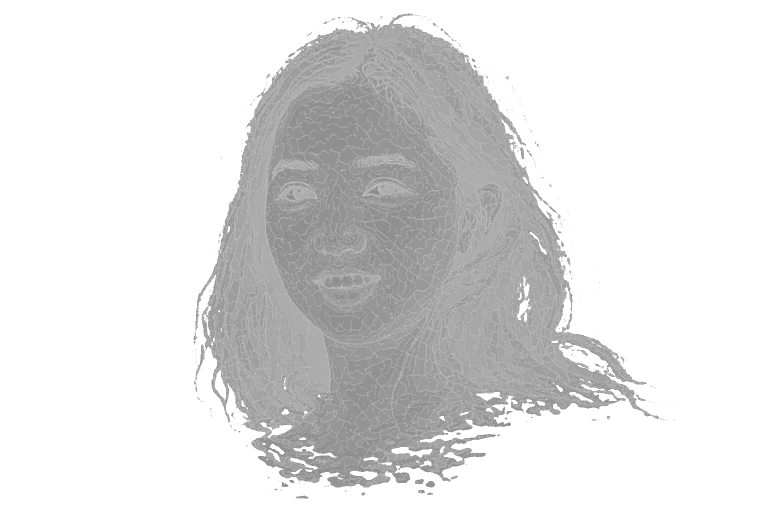
#> input picture map-generator/assets/maps/julie/image.png, 1536 x 1024 px (shown at 1/2 size); its folder holds only this picture in this run
$ python face_to_map.py assets/maps/julie/image.png assets/maps/julie/julie1.webp assets/maps/julie/julie2.png
#> lines starting #> are read from the running program, lines starting #| are printed output that depends on the picture
#!/usr/bin/env python3
"""
Convert a face photo into an OpenFront map!

Usage:
    python face_to_map.py input_photo.jpg map_name

Example:
    python face_to_map.py girlfriend.jpg girlfriendland

This will create:
    assets/maps/girlfriendland/image.png
    assets/maps/girlfriendland/info.json

Then run: go run . --maps=girlfriendland
"""

import sys
import os
import json

try:
    from PIL import Image, ImageFilter, ImageOps, ImageEnhance
except ImportError:
    print("PIL not found. Install with: pip install Pillow")
    sys.exit(1)


def face_to_terrain(input_path: str, map_name: str, invert: bool = True):
    """
    Convert a face photo to terrain map.

    Args:
        input_path: Path to the input image (jpg, png, etc.)
        map_name: Name for the map (lowercase, no spaces)
        invert: If True, dark areas become mountains (recommended for faces)
    """
#> called with input_path = 'assets/maps/julie/image.png', map_name = 'assets/maps/julie/julie1.webp', invert = True

    # Load and convert to grayscale
    print(f"Loading {input_path}...")
    img = Image.open(input_path).convert('L')
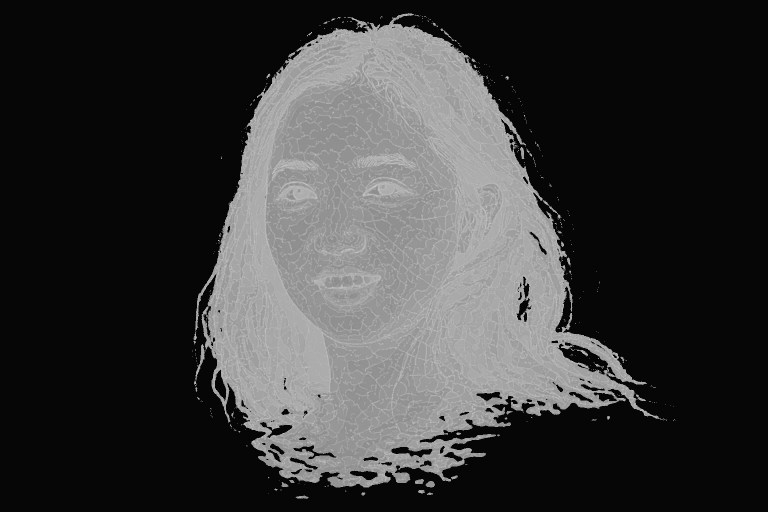
#> img: PIL image 1536x1024 L (shown at 1/2 size); min 6, max 200, mean 56.9

    # Resize to reasonable map dimensions
    target_width = 1600
    aspect = img.height / img.width
#> aspect = 0.667
    target_height = int(target_width * aspect)
#> target_height = 1066

    # Ensure dimensions are multiples of 4
    target_width = target_width - (target_width % 4)
    target_height = target_height - (target_height % 4)
#> target_height = 1064

    img = img.resize((target_width, target_height), Image.Resampling.LANCZOS)
#> img: PIL image 1600x1064 L
    print(f"Resized to {target_width}x{target_height}")
#| Resized to 1600x1064

    # Enhance contrast for better terrain definition
    enhancer = ImageEnhance.Contrast(img)
    img = enhancer.enhance(1.5)
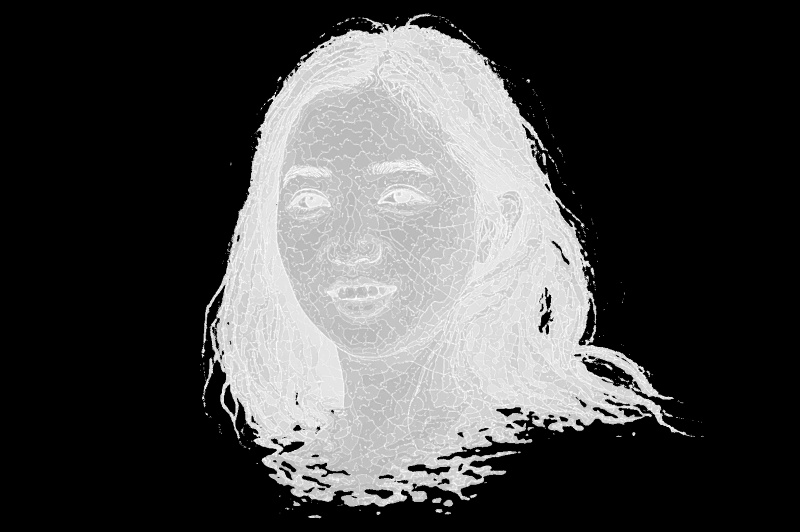
#> img: PIL image 1600x1064 L (shown at 1/2 size); min 0, max 255, mean 69.9

    # Invert if requested (makes dark features into mountains)
    if invert:
        img = ImageOps.invert(img)
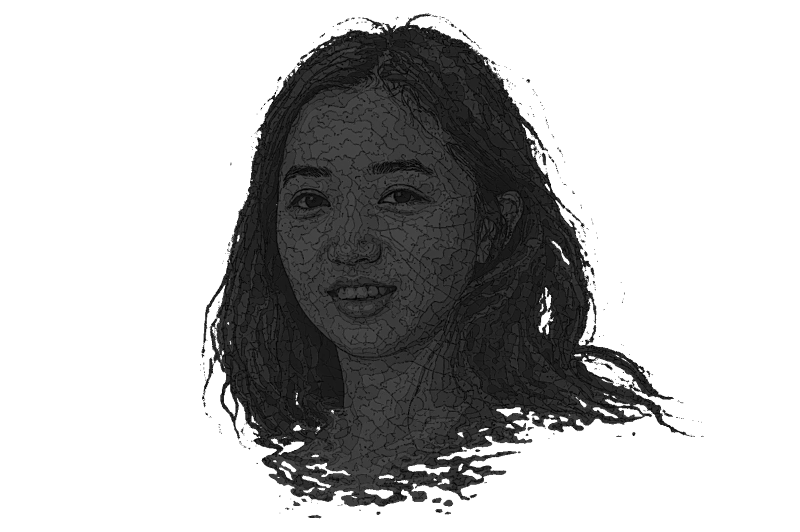
#> img: PIL image 1600x1064 L (shown at 1/2 size); min 0, max 255, mean 185.1
        print("Inverted image (dark→mountains, light→valleys)")

    # Apply slight blur to smooth terrain
    img = img.filter(ImageFilter.GaussianBlur(radius=1))

    # Map grayscale values to terrain range (140-200 for land)
    # Values below 100 become water
    print("Converting to terrain values...")
    pixels = img.load()

    # Create RGB image for output
    output = Image.new('RGB', (target_width, target_height))
#> output: PIL image 1600x1064 RGB; every value is 0
    out_pixels = output.load()

    water_threshold = 80  # Below this becomes water

    for x in range(target_width):
        for y in range(target_height):
            gray = pixels[x, y]

            if gray < water_threshold:
                # Water - use the magic water color
                out_pixels[x, y] = (106, 106, 106)
            else:
                # Land - map remaining range to 140-200
                # gray is now 80-255, map to 140-200
                terrain_value = int(140 + (gray - water_threshold) * 60 / (255 - water_threshold))
                terrain_value = max(140, min(200, terrain_value))
                out_pixels[x, y] = (terrain_value, terrain_value, terrain_value)

    # Create water border around the edges
    print("Adding ocean border...")
    border_width = 30
    for x in range(target_width):
        for y in range(target_height):
            # Distance from edge
            dist_from_edge = min(x, y, target_width - x - 1, target_height - y - 1)
            if dist_from_edge < border_width:
                # Fade to water near edges
                fade = dist_from_edge / border_width
                if fade < 0.5:
                    out_pixels[x, y] = (106, 106, 106)  # Water

    # Create output directory
    output_dir = f"assets/maps/{map_name}"
    os.makedirs(output_dir, exist_ok=True)

    # Save the image
    output_path = f"{output_dir}/image.png"
    output.save(output_path)
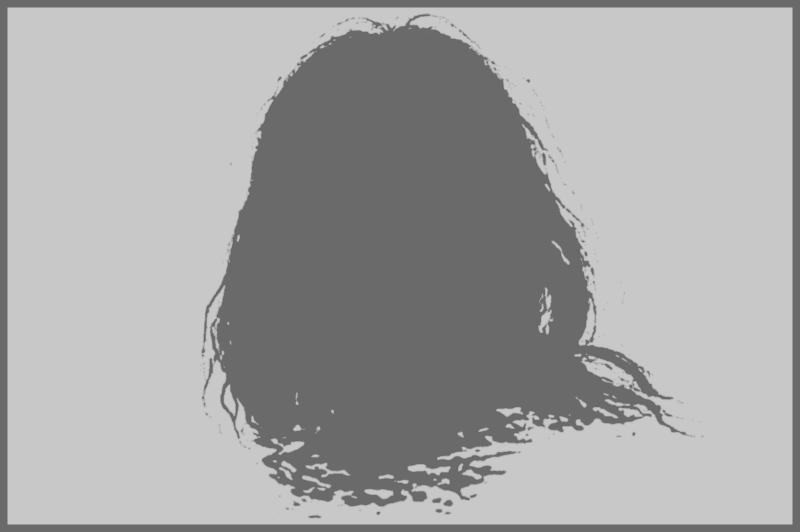
#> saved as image.png: PIL image 1600x1064 RGB (shown at 1/2 size); min 106, max 200, mean 164.9
    print(f"Saved terrain image to {output_path}")

    # Create info.json with spawn points around the face
    # Place nations at strategic points
    info = {
        "name": map_name.title().replace('_', ''),
        "nations": [
            {"coordinates": [target_width//4, target_height//4], "name": "Northern Territory", "flag": "lesswrong"},
            {"coordinates": [3*target_width//4, target_height//4], "name": "Eastern Collective", "flag": "miri"},
            {"coordinates": [target_width//2, target_height//2], "name": "Central Domain", "flag": "anthropic"},
            {"coordinates": [target_width//4, 3*target_height//4], "name": "Western Alliance", "flag": "openai"},
            {"coordinates": [3*target_width//4, 3*target_height//4], "name": "Southern Federation", "flag": "deepmind"},
            {"coordinates": [target_width//2, target_height//4], "name": "Upper Council", "flag": "acx"},
            {"coordinates": [target_width//2, 3*target_height//4], "name": "Lower Assembly", "flag": "ea"},
        ]
    }

    info_path = f"{output_dir}/info.json"
    with open(info_path, 'w') as f:
        json.dump(info, f, indent=2)
    print(f"Saved map info to {info_path}")

    print(f"\n✅ Map '{map_name}' created!")
    print(f"\nNext steps:")
    print(f"1. Add '{map_name}' to map-generator/main.go maps list")
    print(f"2. Run: go run . --maps={map_name}")
    print(f"3. Register in Game.ts, DefaultConfig.ts, Maps.ts")
    print(f"4. Test locally: npm run dev")


def main():
    if len(sys.argv) < 3:
        print(__doc__)
        sys.exit(1)

    input_path = sys.argv[1]
    map_name = sys.argv[2].lower().replace(' ', '_').replace('-', '_')

    if not os.path.exists(input_path):
        print(f"Error: File not found: {input_path}")
        sys.exit(1)

    # Ask about inversion
    invert = True
    if len(sys.argv) > 3 and sys.argv[3] == '--no-invert':
        invert = False

    face_to_terrain(input_path, map_name, invert)


if __name__ == "__main__":
    main()
